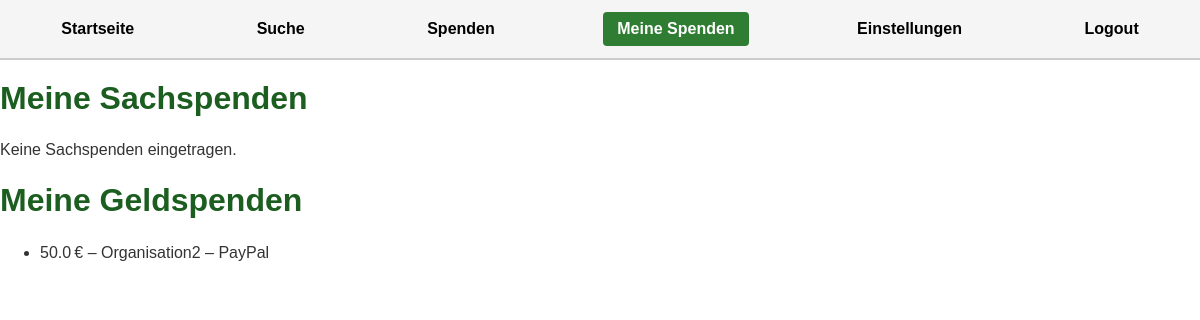
The app's page /meine_spenden (signed in) with its own data.
### tables this page shows
CREATE TABLE geldspende (id INTEGER PRIMARY KEY, betrag REAL, zahlungsmethode TEXT, organisation TEXT, user_id INTEGER, organisation_id INTEGER);

### main.py (the view)
@app.route('/meine_spenden')
def meine_spenden():
    if 'user_id' not in session:
        return redirect(url_for('login_spender'))
    user_id = session['user_id']
    conn = get_db_connection()
    sachspenden = conn.execute(
        'SELECT * FROM sachspende WHERE user_id = ?', (user_id,)
    ).fetchall()
    geldspenden = conn.execute(
        'SELECT * FROM geldspende WHERE user_id = ?', (user_id,)
    ).fetchall()
    conn.close()
    return render_template('meine_spenden.html', sachspenden=sachspenden, geldspenden=geldspenden)

### main.py (called while the page is built)
def get_db_connection():
    conn = sqlite3.connect('datenbank.db')
    conn.row_factory = sqlite3.Row
    return conn

### templates/meine_spenden.html (shortened to what this page needs)
<!DOCTYPE html>
<html lang="de">
<head>
    <link rel="stylesheet" href="{{ url_for('static', filename='style.css') }}">
</head>
<body id="meine-spenden-page">
    <nav>
    <a href="{{ url_for('startseite') }}">Startseite</a>
    {% if session.get('user_id') %}
        <a href="{{ url_for('suche') }}">Suche</a>
        <a href="{{ url_for('spenden') }}">Spenden</a>
        <a href="{{ url_for('meine_spenden') }}" class="active">Meine Spenden</a>
        <a href="{{ url_for('einstellungen') }}">Einstellungen</a>
    {% elif session.get('org_id') %}
        <a href="{{ url_for('zertifikate') }}">Zertifikate</a>
        <a href="{{ url_for('einstellungen') }}">Einstellungen</a>
    {% endif %}
    {% if session.get('user_id') or session.get('org_id') %}
        <a href="{{ url_for('logout') }}">Logout</a>
    {% endif %}
    </nav>
    <main class="content">
        <h1>Meine Sachspenden</h1>
        {% if sachspenden %}
            <ul>
                {% for s in sachspenden %}
                    <li><strong>{{ s['produkt'] }}</strong> – {{ s['ort'] }} – {{ s['kaufdatum'] or "unbekannt" }}</li>
                {% endfor %}
            </ul>
        {% else %}
            <p>Keine Sachspenden eingetragen.</p>
        {% endif %}
        <h1>Meine Geldspenden</h1>
        {% if geldspenden %}
            <ul>
                {% for g in geldspenden %}
                    <li>{{ g['betrag'] }} € – {{ g['organisation'] }} – {{ g['zahlungsmethode'] }}</li>
                {% endfor %}
            </ul>
        {% else %}
            <p>Keine Geldspenden eingetragen.</p>
        {% endif %}
    </main>
</body>
</html>

### static/style.css (style rules this page uses)
body, h1, h2, h3, p, label, input, button { box-sizing: border-box; }
body { font-family: Arial, sans-serif; margin: 0; padding: 0; background-color: white; color: #333; }
h1, h2, h3 { color: #1b5e20; margin-top: 20px; }
p, li, label { font-size: 16px; line-height: 1.5; }
nav { background-color: #f5f5f5; border-bottom: 2px solid #ccc; display: flex; justify-content: space-around; align-items: center; padding: 12px 0; }
nav a { text-decoration: none; color: black; padding: 8px 14px; font-weight: bold; }
nav a.active { background-color: #2e7d32; color: white; border-radius: 4px; }

### records on screen
geldspende: betrag "50.0", organisation "Organisation2", zahlungsmethode "PayPal"
